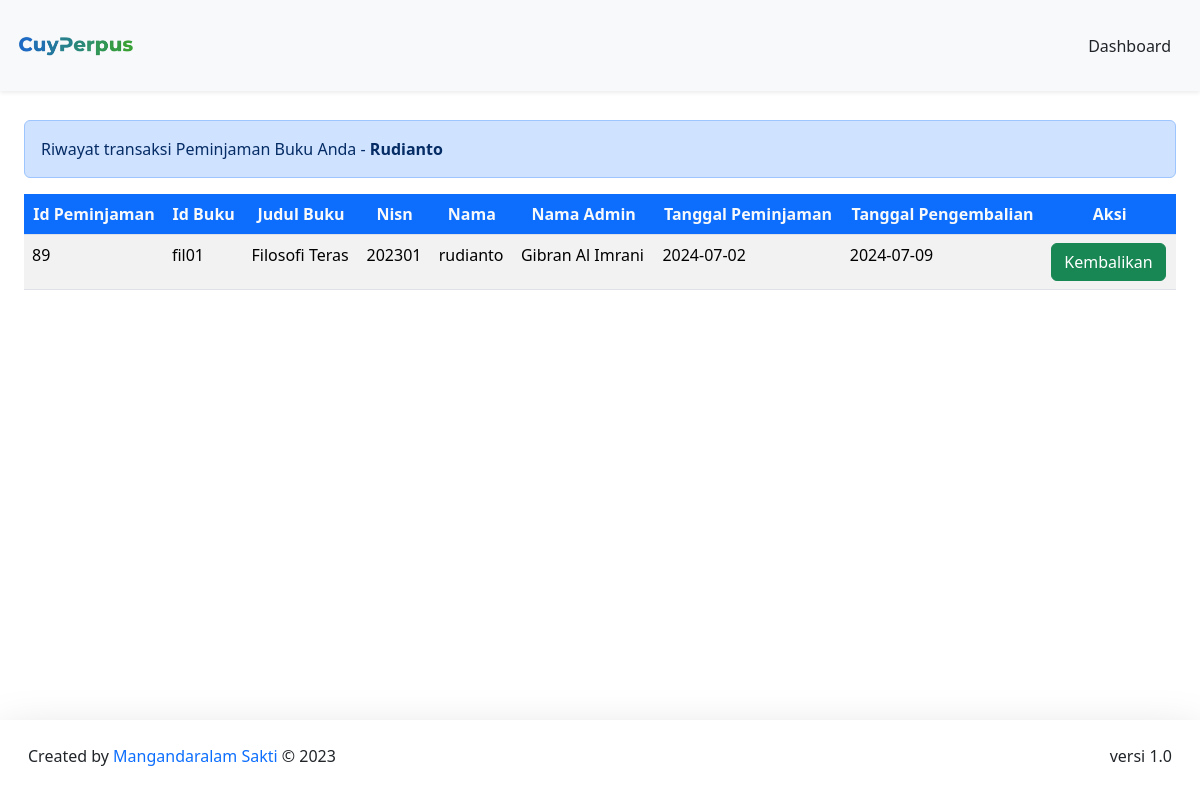
Screenshot of /sistemsekolah/DashboardMember/formPeminjaman/TransaksiPeminjaman.php (signed in) with the database file from the repository.
### tables this page shows
CREATE TABLE `peminjaman` (
  `id_peminjaman` int(11) NOT NULL,
  `id_buku` varchar(20) NOT NULL,
  `nisn` int(11) NOT NULL,
  `id_admin` int(11) NOT NULL,
  `tgl_peminjaman` date NOT NULL,
  `tgl_pengembalian` date NOT NULL
);

CREATE TABLE `buku` (
  `cover` varchar(255) NOT NULL,
  `id_buku` varchar(20) NOT NULL,
  `kategori` varchar(255) NOT NULL,
  `judul` varchar(255) NOT NULL,
  `pengarang` varchar(255) NOT NULL,
  `penerbit` varchar(255) NOT NULL,
  `tahun_terbit` date NOT NULL,
  `jumlah_halaman` int(11) NOT NULL,
  `buku_deskripsi` text NOT NULL
);

CREATE TABLE `member` (
  `nisn` int(11) NOT NULL,
  `kode_member` varchar(12) NOT NULL,
  `nama` varchar(255) NOT NULL,
  `password` varchar(255) NOT NULL,
  `jenis_kelamin` varchar(20) NOT NULL,
  `kelas` varchar(5) NOT NULL,
  `jurusan` varchar(50) NOT NULL,
  `no_tlp` varchar(20) NOT NULL,
  `tgl_pendaftaran` date NOT NULL
);

### sistemsekolah/config/config.php (called while the page is built, shortened)
<?php
$host = "127.0.0.1";
$username = "root";
$password = "";
$database_name = "perpustakaan";
$connection = mysqli_connect($host, $username, $password, $database_name);
function queryReadData($dataKategori) {
  global $connection;
  $result = mysqli_query($connection, $dataKategori);
  $items = [];
  while($item = mysqli_fetch_assoc($result)) {
    $items[] = $item;
  }
  return $items;
}
?>

### sistemsekolah/DashboardMember/formPeminjaman/TransaksiPeminjaman.php (the view, shortened to what this page needs)
<?php
require "../../config/config.php";
$akunMember = $_SESSION["member"]["nisn"];
$dataPinjam = queryReadData("SELECT peminjaman.id_peminjaman, peminjaman.id_buku, buku.judul, peminjaman.nisn, member.nama, admin.nama_admin, peminjaman.tgl_peminjaman, peminjaman.tgl_pengembalian
FROM peminjaman
INNER JOIN buku ON peminjaman.id_buku = buku.id_buku
INNER JOIN member ON peminjaman.nisn = member.nisn
INNER JOIN admin ON peminjaman.id_admin = admin.id
WHERE peminjaman.nisn = $akunMember");
?>
<!DOCTYPE html>
<html lang="en">
  <head>
    <link href="https://cdn.jsdelivr.net/npm/bootstrap@5.3.2/dist/css/bootstrap.min.css" rel="stylesheet">
  </head>
  <body>
     <nav class="navbar fixed-top bg-body-tertiary shadow-sm">
      <div class="container-fluid p-3">
        <a class="navbar-brand" href="#">
          <img src="../../assets/logoNav.png" alt="logo" width="120px">
        </a>
        <a class="btn btn-tertiary" href="../dashboardMember.php">Dashboard</a>
      </div>
    </nav>
  <div class="p-4 mt-5">
    <div class="mt-5 alert alert-primary" role="alert">Riwayat transaksi Peminjaman Buku Anda - <span class="fw-bold text-capitalize"><?php echo htmlentities($_SESSION["member"]["nama"]); ?></span></div>
  <div class="table-responsive mt-3">
    <table class="table table-striped table-hover">
     <thead class="text-center">
      <tr>
        <th class="bg-primary text-light">Id Peminjaman</th>
        <th class="bg-primary text-light">Id Buku</th>
        <th class="bg-primary text-light">Judul Buku</th>
        <th class="bg-primary text-light">Nisn</th>
        <th class="bg-primary text-light">Nama</th>
        <th class="bg-primary text-light">Nama Admin</th>
        <th class="bg-primary text-light">Tanggal Peminjaman</th>
        <th class="bg-primary text-light">Tanggal Pengembalian</th>
        <th class="bg-primary text-light">Aksi</th>
      </tr>
      </thead>
      <tr>
      <?php foreach ($dataPinjam as $item) : ?>
        <td><?= $item["id_peminjaman"]; ?></td>
        <td><?= $item["id_buku"]; ?></td>
        <td><?= $item["judul"]; ?></td>
        <td><?= $item["nisn"]; ?></td>
        <td><?= $item["nama"]; ?></td>
        <td><?= $item["nama_admin"]; ?></td>
        <td><?= $item["tgl_peminjaman"]; ?></td>
        <td><?= $item["tgl_pengembalian"]; ?></td>
        <td>
          <a class="btn btn-success" href="pengembalianBuku.php?id=<?= $item["id_peminjaman"]; ?>"> Kembalikan</a>
        </td>
      <?php endforeach; ?>
      </tr>
    </table>
    </div>
  </div>
  <footer class="fixed-bottom shadow-lg bg-subtle p-3">
      <div class="container-fluid d-flex justify-content-between">
      <p class="mt-2">Created by <span class="text-primary"> Mangandaralam Sakti</span> © 2023</p>
      <p class="mt-2">versi 1.0</p>
      </div>
  </footer>
  </body>
</html>

### rows the page displays
peminjaman: id_peminjaman "89", id_buku "fil01", id_buku.judul "Filosofi Teras", nisn "202301", member.nama "rudianto", id_admin.nama_admin "Gibran Al Imrani", tgl_peminjaman "2024-07-02", tgl_pengembalian "2024-07-09"

### other values shown
$_SESSION["member"]["nama"] "Rudianto"
